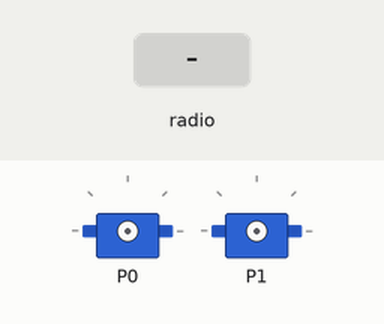
Bench run of a program on a simulated BBC micro:bit (MakeCode). Parts: 2 × servo. The test bench sets the inputs (shaded band).

Above: at 1.2 s.
1.3 s: radio message "1" arrives
2.8 s: radio message "2" arrives
At 3.8 s:
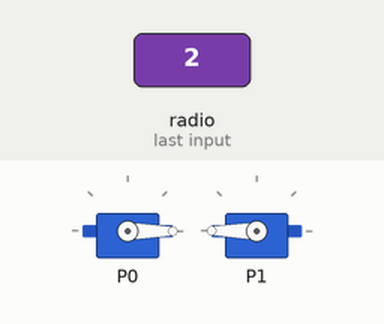
4.3 s: radio message "3" arrives
At 4.9 s:
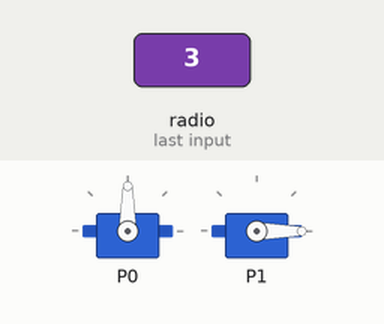
5.8 s: radio message "4" arrives
At 7.0 s:
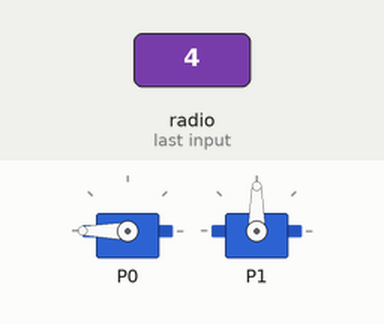
7.3 s: radio message "5" arrives
At 8.4 s:
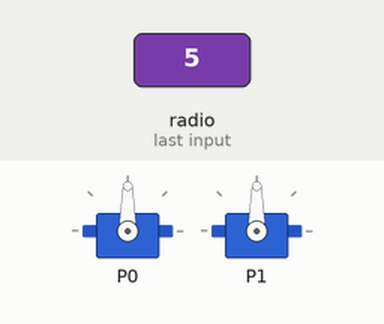
Timing chart, 0 to 9.8 s (numbered marks = the images above; inputs shaded):
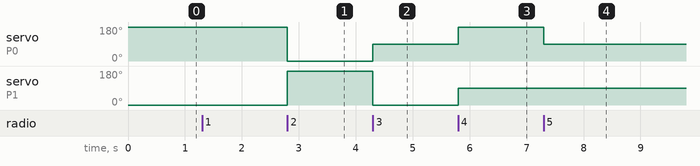

Measured:
- after the input at 2.8 s, servo on P0: 180° → 0° at once; servo on P1: 0° → 180° at once
- after the input at 4.3 s, servo on P0: 0° → 90° at once; servo on P1: 180° → 0° at once
- after the input at 5.8 s, servo on P0: 90° → 180° at once; servo on P1: 0° → 90° at once
- after the input at 7.3 s, servo on P0: 180° → 90° at once

The program:

main.ts
```typescript
radio.onReceivedNumber(function (receivedNumber) {
    if (receivedNumber == 1) {
        fremover()
    } else if (receivedNumber == 2) {
        bakover()
    } else if (receivedNumber == 3) {
        høyre()
    } else if (receivedNumber == 4) {
        venstre()
    } else if (receivedNumber == 5) {
        stopp()
    }
})
function bakover () {
    pins.servoWritePin(AnalogPin.P0, 0)
    pins.servoWritePin(AnalogPin.P1, 180)
}
function venstre () {
    pins.servoWritePin(AnalogPin.P0, 180)
    pins.servoWritePin(AnalogPin.P1, 90)
}
function firkant () {
    for (let index = 0; index < 4; index++) {
        fremover()
        basic.pause(1000)
        høyre()
        basic.pause(400)
    }
    stopp()
}
function stopp () {
    pins.servoWritePin(AnalogPin.P0, 90)
    pins.servoWritePin(AnalogPin.P1, 90)
}
function høyre () {
    pins.servoWritePin(AnalogPin.P0, 90)
    pins.servoWritePin(AnalogPin.P1, 0)
}
function fremover () {
    pins.servoWritePin(AnalogPin.P0, 180)
    pins.servoWritePin(AnalogPin.P1, 0)
}
radio.setGroup(495)
basic.forever(function () {

})
```

test.ts
```typescript
// testene settes inn her; disse vil ikke kompilert så lenge denne pakken blir brukt som en utvidelse.
```
